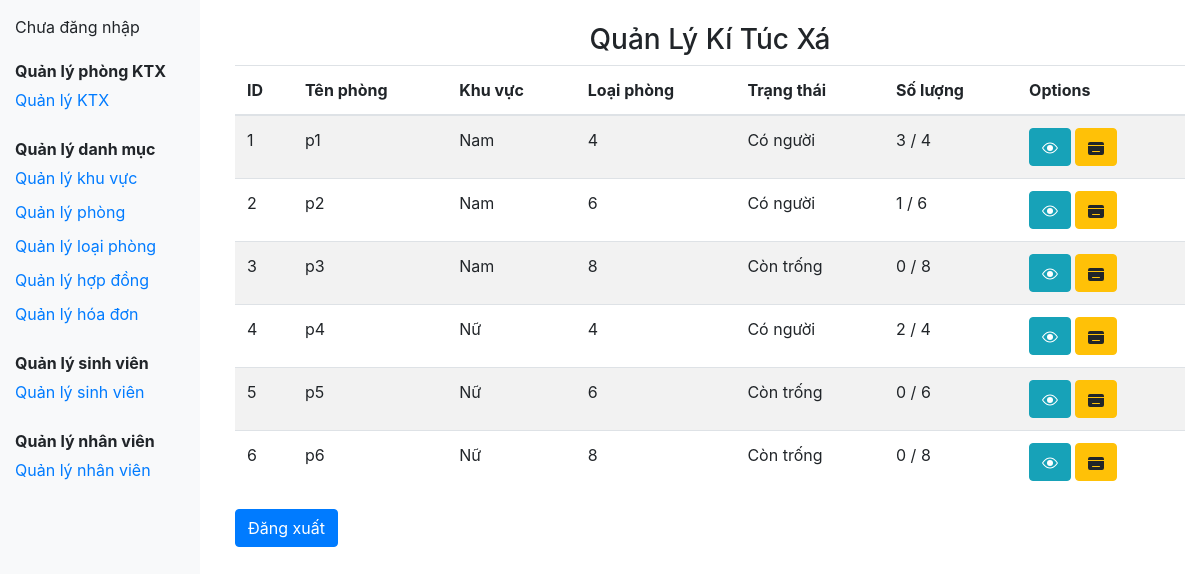
The app's page /QLKiTucXa/QLKiTucXa/trangQLKiTucXa.php with its own data.
### tables this page shows
CREATE TABLE `phong` (
  `PhongID` int(11) NOT NULL,
  `TenPhong` varchar(50) DEFAULT NULL,
  `KhuVucID` int(11) DEFAULT NULL,
  `LoaiPhongID` int(11) DEFAULT NULL
);

CREATE TABLE `khuvuc` (
  `KhuVucID` int(11) NOT NULL,
  `TenKhuVuc` varchar(50) DEFAULT NULL
);

CREATE TABLE `loaiphong` (
  `LoaiPhongID` int(11) NOT NULL,
  `TenLoaiPhong` varchar(50) DEFAULT NULL
);

### QLKiTucXa/QLKiTucXa/trangQLKiTucXa.php (the view, shortened to what this page needs)
<!DOCTYPE html>
<html lang="en">
<head>
    <link href="https://maxcdn.bootstrapcdn.com/bootstrap/4.5.2/css/bootstrap.min.css" rel="stylesheet">
</head>
<body>
<div class="sidebar">
<?php
if(isset($_SESSION['HoTen'])) {
    $tenNguoiDangNhap = $_SESSION['HoTen'];
    echo "Xin chào $tenNguoiDangNhap!";
} else {
    echo "Chưa đăng nhập";
}
?>
    <div class="menu-header">Quản lý phòng KTX</div>
    <a href="trangQLKiTucXa.php">Quản lý KTX</a>
    <div class="menu-header">Quản lý danh mục</div>
    <a href="trangQLKhuVuc.php" data-content="content-khu-vuc">Quản lý khu vực</a>
    <a href="trangQLPhong.php">Quản lý phòng</a>
    <a href="trangQLLoaiPhong.php">Quản lý loại phòng</a>
    <a href="trangQLHopDong.php">Quản lý hợp đồng</a>
    <a href="trangQLHoaDon.php">Quản lý hóa đơn</a>
    <div class="menu-header">Quản lý sinh viên</div>
    <a href="trangQLSinhVien.php">Quản lý sinh viên</a>
    <div class="menu-header">Quản lý nhân viên</div>
    <a href="trangQLQuanLy.php">Quản lý nhân viên</a>
</div>
<div class="main-content">
    <center><h3 class="mt-2">Quản Lý Kí Túc Xá</h3></center>
    <table class="table table-striped">
        <thead>
            <tr>
                <th>ID</th>
                <th>Tên phòng</th>
                <th>Khu vực</th>
                <th>Loại phòng</th>
                <th>Trạng thái</th>
                <th>Số lượng </th>
                <th>Options</th>
            </tr>
        </thead>
        <tbody>
            <?php
            include 'conn.php';
            $sql = "SELECT Phong.PhongID, Phong.TenPhong, KhuVuc.TenKhuVuc, LoaiPhong.TenLoaiPhong,
                           CASE WHEN HopDong.PhongID IS NOT NULL THEN 'Có người' ELSE 'Còn trống' END AS TrangThai,
                           HopDong.HopDongID,
                           COUNT(HopDong.HopDongID) AS SoLuongHopDong, LoaiPhong.TenLoaiPhong AS LoaiPhongTen
                    FROM Phong
                    LEFT JOIN KhuVuc ON Phong.KhuVucID = KhuVuc.KhuVucID
                    LEFT JOIN LoaiPhong ON Phong.LoaiPhongID = LoaiPhong.LoaiPhongID
                    LEFT JOIN HopDong ON Phong.PhongID = HopDong.PhongID
                    GROUP BY Phong.PhongID, Phong.TenPhong, KhuVuc.TenKhuVuc, LoaiPhong.TenLoaiPhong";
            $stmt = $conn->prepare($sql);
            $stmt->execute();
            $result = $stmt->fetchAll(PDO::FETCH_ASSOC);
            if (count($result) > 0) {
                foreach ($result as $row) {
                    echo "<tr>";
                    echo "<td>{$row['PhongID']}</td>";
                    echo "<td>{$row['TenPhong']}</td>";
                    echo "<td>{$row['TenKhuVuc']}</td>";
                    echo "<td>{$row['TenLoaiPhong']}</td>";
                    echo "<td>{$row['TrangThai']}</td>";
                    echo "<td>{$row['SoLuongHopDong']} / {$row['LoaiPhongTen']}</td>";
                    echo "<td>";
                    echo "<button type='button' class='btn btn-info mr-1 view-btn' data-phongid='{$row['PhongID']}' data-toggle='modal' data-target='#viewModal'>";
                    echo "</button>";
                    echo "<button type='button' class='btn btn-warning mr-1 payment-btn' data-phongid='{$row['PhongID']}' data-hopdongid='{$row['HopDongID']}' data-toggle='modal' data-target='#paymentModal'>";
                    echo "<svg xmlns='http://www.w3.org/2000/svg' width='16' height='16' fill='currentColor' class='bi bi-credit-card-fill' viewBox='0 0 16 16'>";
                    echo "<path d='M0 4a2 2 0 0 1 2-2h12a2 2 0 0 1 2 2v1H0V4zm0 2h16v7a2 2 0 0 1-2 2H2a2 2 0 0 1-2-2V6zm4.5 5a.5.5 0 0 0 0 1h7a.5.5 0 0 0 0-1h-7z'/>";
                    echo "</svg>";
                    echo "</button>";
                    echo "</td>";
                    echo "</tr>";
                }
            } else {
                echo "<tr><td colspan='6' class='text-center'>Không có dữ liệu</td></tr>";
            }
            ?>
        </tbody>
    </table>
    <a href="index.php" class="btn btn-primary">Đăng xuất</a>
</div>
</body>
</html>

### QLKiTucXa/QLKiTucXa/trangQLKiTucXa.php (style rules this page uses)
body { display: flex; }
.sidebar { width: 200px; background: #f8f9fa; padding: 15px; height: 100vh; position: fixed; top: 0; left: 0; }
.main-content { margin-left: 220px; padding: 15px; width: calc(100% - 220px); }
.menu-header { font-weight: bold; margin-top: 20px; }
.sidebar a { display: block; padding: 5px 0; color: #007bff; text-decoration: none; }

### records on screen
phong: PhongID "1", TenPhong "p1", KhuVucID.TenKhuVuc "Nam", LoaiPhongID.TenLoaiPhong "4", TrangThai "Có người", SoLuongHopDong "3"
phong: PhongID "2", TenPhong "p2", KhuVucID.TenKhuVuc "Nam", LoaiPhongID.TenLoaiPhong "6", TrangThai "Có người", SoLuongHopDong "1"
phong: PhongID "3", TenPhong "p3", KhuVucID.TenKhuVuc "Nam", LoaiPhongID.TenLoaiPhong "8", TrangThai "Còn trống", SoLuongHopDong "0"
phong: PhongID "4", TenPhong "p4", KhuVucID.TenKhuVuc "Nữ", LoaiPhongID.TenLoaiPhong "4", TrangThai "Có người", SoLuongHopDong "2"
phong: PhongID "5", TenPhong "p5", KhuVucID.TenKhuVuc "Nữ", LoaiPhongID.TenLoaiPhong "6", TrangThai "Còn trống", SoLuongHopDong "0"
phong: PhongID "6", TenPhong "p6", KhuVucID.TenKhuVuc "Nữ", LoaiPhongID.TenLoaiPhong "8", TrangThai "Còn trống", SoLuongHopDong "0"
